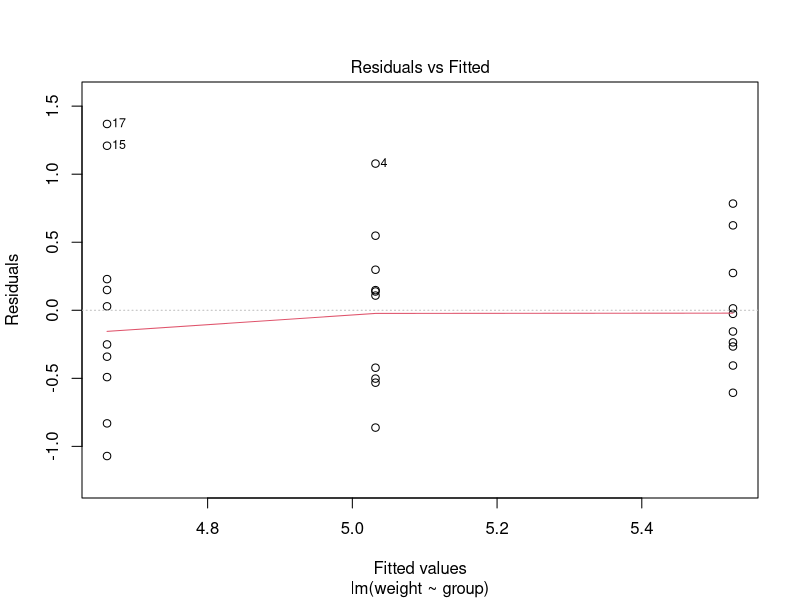
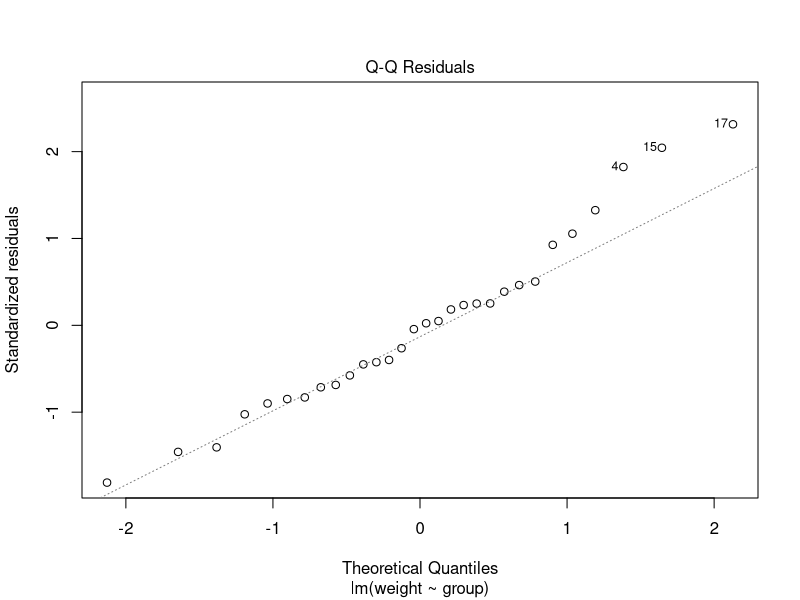
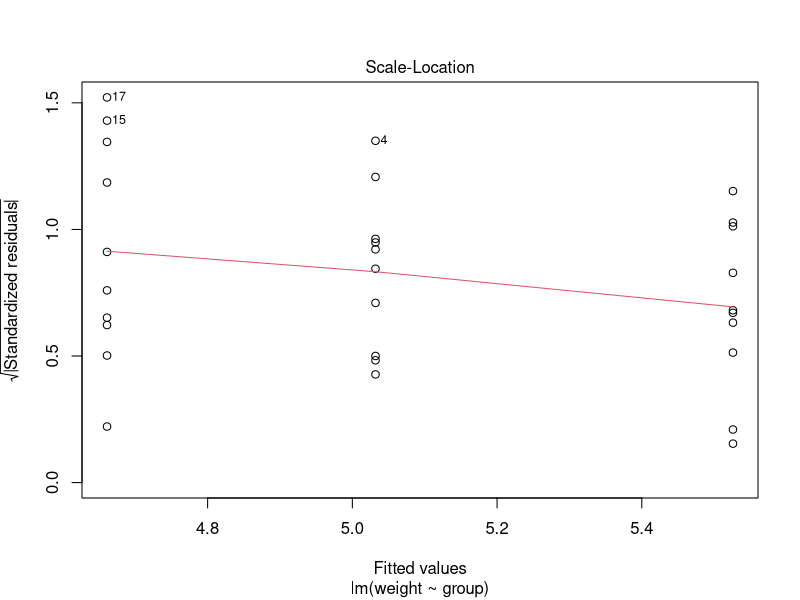
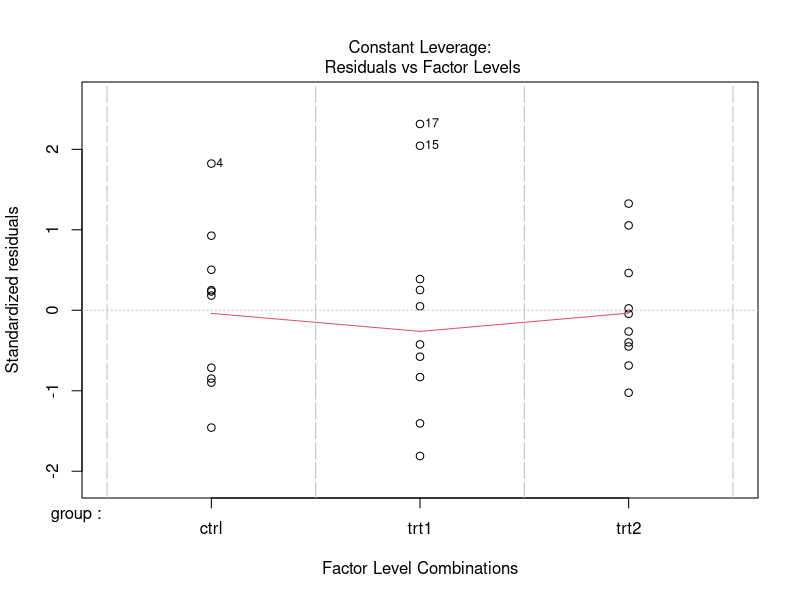

The R source for these figures, in order:
## ---- chunk 1

## ---- chunk 2
str(lm)
## ---- chunk 3
# Load the data
  data("PlantGrowth")

# Look at the first few lines of it
  head(PlantGrowth)
  
# Examine the data structure
  str(PlantGrowth)
  
# Fit an ANOVA to the data and store it as an object
  plant_model = lm(weight~group, data=PlantGrowth)

# Check the model diagnostics to make sure we haven't blown any assumptions
# too badly and to make sure the model fit is reasonable before we start to
# put any stock into the results
  plot(plant_model)    
  
# Now print the anova table. Note that when we have grouping variables like this
# we need to use the `anova` function to get factor-level statistics like these:
  anova(plant_model)
  
# Summarize the model, look at the coefficients, standard errors, and R-squared
  summary(plant_model)

